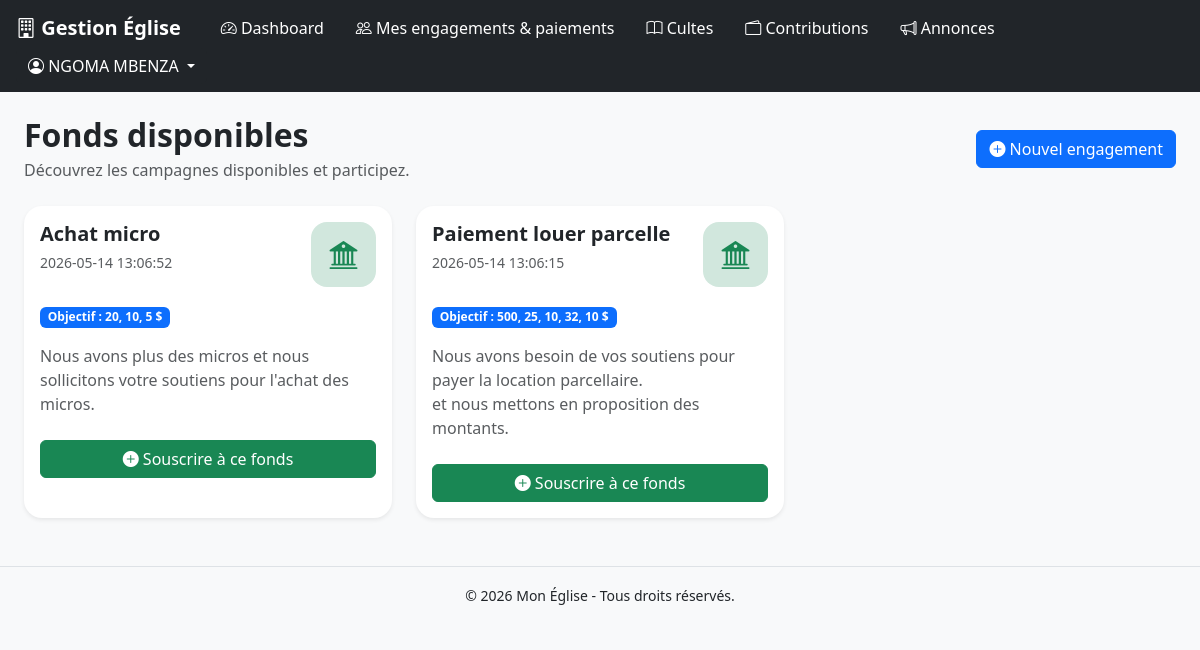
Screenshot of /fideles/contributions_disponibles/index.php (signed in) with the database file from the repository.
### tables this page shows
CREATE TABLE `fonds` (
  `id` int(11) NOT NULL,
  `montant` varchar(50) NOT NULL,
  `motif` text NOT NULL,
  `campagne` varchar(255) NOT NULL,
  `created_at` timestamp NOT NULL DEFAULT current_timestamp()
);

### fideles/contributions_disponibles/index.php (the view, shortened to what this page needs)
<?php
require_once '../../config/database.php';
$fonds = $pdo->query("
    SELECT *
    FROM fonds
    ORDER BY id DESC
");
require_once '../../layouts/header.php';
require_once '../../layouts/navbar_sidebar_fideles.php';
?>
<link rel="stylesheet" href="https://cdn.jsdelivr.net/npm/bootstrap-icons@1.11.3/font/bootstrap-icons.min.css">
<div class="container-fluid p-4">
    <div class="d-flex justify-content-between align-items-center mb-4">
        <div>
            <h2 class="fw-bold mb-1">
                Fonds disponibles
            </h2>
            <p class="text-muted mb-0">
                Découvrez les campagnes disponibles et participez.
            </p>
        </div>
<a href="souscrire_fonds.php" class="btn btn-primary">
                <i class="bi bi-plus-circle-fill"></i>
                Nouvel engagement
            </a>
    </div>
    <div class="row g-4">
        <?php foreach($fonds as $f): ?>
        <div class="col-lg-4 col-md-6">
            <div class="card shadow-sm fonds-card h-100">
                <div class="card-body">
                    <div class="d-flex justify-content-between align-items-start mb-3">
                        <div>
                            <h5 class="fw-bold mb-1">
                                <?= htmlspecialchars($f['campagne']) ?>
                            </h5>
                            <small class="text-muted">
                                <?= $f['created_at'] ?>
                            </small>
                        </div>
                        <div class="icon-box bg-success-subtle text-success">
                            <i class="bi bi-bank2"></i>
                        </div>
                    </div>
                    <div class="mb-3">
                        <span class="badge bg-primary">
                            Objectif :
                            <?= htmlspecialchars($f['montant'],2) ?> $
                        </span>
                    </div>
                    <p class="text-muted mb-4">
                        <?= nl2br(htmlspecialchars($f['motif'])) ?>
                    </p>
                    <a href="souscrire_fonds.php?fonds=<?= $f['id'] ?>" class="btn btn-success w-100">
                        <i class="bi bi-plus-circle-fill"></i>
                        Souscrire à ce fonds
                    </a>
                </div>
            </div>
        </div>
        <?php endforeach; ?>
    </div>
</div>
<?php require_once '../../layouts/footer.php'; ?>

### fideles/contributions_disponibles/index.php (style rules this page uses)
.fonds-card { border: none; border-radius: 18px; overflow: hidden; transition: .3s; }
.icon-box { width: 65px; height: 65px; border-radius: 16px; display: flex; align-items: center; justify-content: center; font-size: 28px; }

### rows the page displays
fonds: campagne "Achat micro", created_at "2026-05-14 13:06:52", montant "20, 10, 5", motif "Nous avons plus des micros et nous sollicitons votre soutiens pour l'achat des micros."
fonds: campagne "Paiement louer parcelle", created_at "2026-05-14 13:06:15", montant "500, 25, 10, 32, 10", motif "Nous avons besoin de vos soutiens pour payer la location parcellaire. et nous mettons en proposition des montants."

### other values shown
$_SESSION['user']['nom'] "NGOMA MBENZA"
